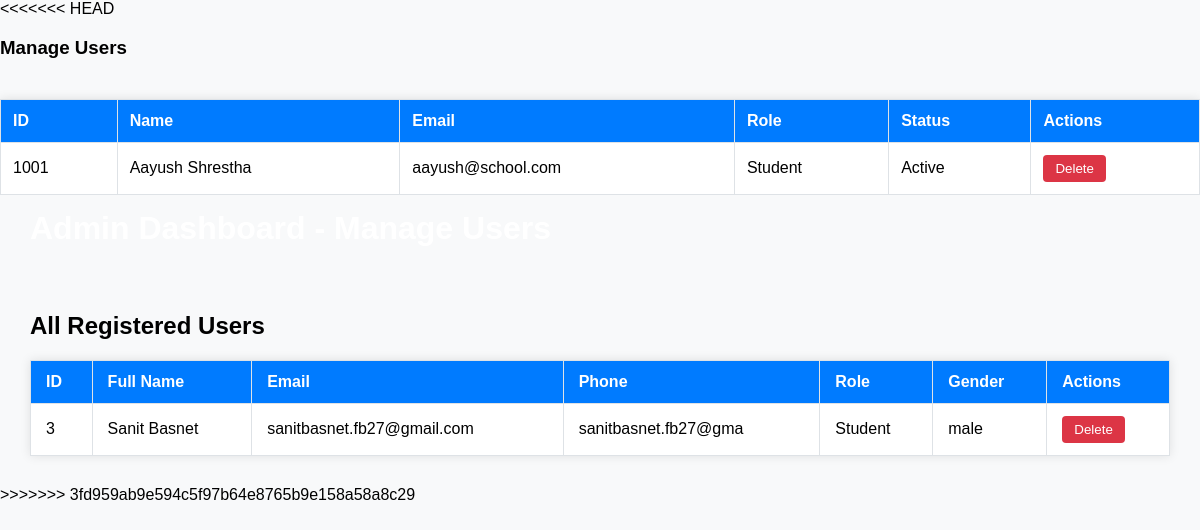
Page /dashboards/admin/manage-users.php on the earlier database version.
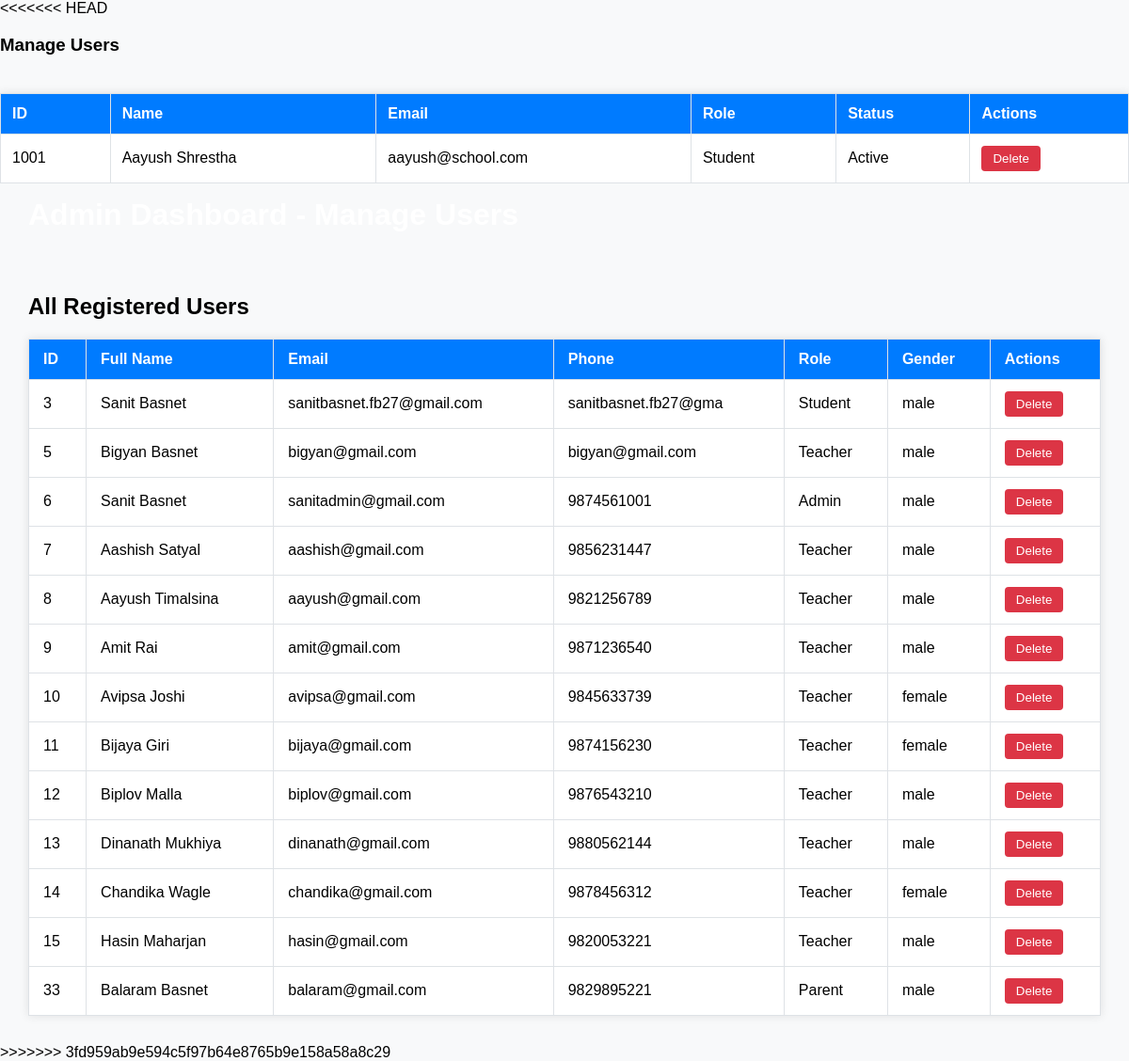
Same page on the later database version.
### tables this page shows
CREATE TABLE `users` (
  `id` int(11) NOT NULL,
  `first_name` varchar(100) NOT NULL,
  `last_name` varchar(100) NOT NULL,
  `email` varchar(150) NOT NULL,
  `password_hash` varchar(255) NOT NULL,
  `phone` varchar(20) NOT NULL,
  `role` enum('Student','Teacher','Admin','Parent') NOT NULL,
  `gender` enum('male','female','other') NOT NULL,
  `created_at` timestamp NOT NULL DEFAULT current_timestamp()
);

### dashboards/admin/manage-users.php (the view, shortened to what this page needs)
<section class="section manage-users">
  <h3 style="margin-bottom: 20px;">Manage Users</h3>
  <div style="overflow-x: auto;">
    <table style="width: 100%; border-collapse: collapse;">
      <thead style="background-color: #111; color: white;">
        <tr>
          <th style="padding: 12px;">ID</th>
          <th style="padding: 12px;">Name</th>
          <th style="padding: 12px;">Email</th>
          <th style="padding: 12px;">Role</th>
          <th style="padding: 12px;">Status</th>
          <th style="padding: 12px;">Actions</th>
        </tr>
      </thead>
      <tbody>
        <tr style="background-color: #fff; border-bottom: 1px solid #eee;">
          <td style="padding: 12px;">1001</td>
          <td style="padding: 12px;">Aayush Shrestha</td>
          <td style="padding: 12px;">aayush@school.com</td>
          <td style="padding: 12px;">Student</td>
          <td style="padding: 12px;">Active</td>
          <td style="padding: 12px;">
            <form method="POST" action="">
              <button type="submit">Delete</button>
            </form>
          </td>
        </tr>
      </tbody>
    </table>
  </div>
</section>
<?php
require_once '../../includes/db.php';
$stmt = $conn->prepare("SELECT * FROM users");
$stmt->execute();
$users = $stmt->fetchAll(PDO::FETCH_ASSOC);
?>
<!DOCTYPE html>
<html>
<head>
</head>
<body>
<header>
    <h1>Admin Dashboard - Manage Users</h1>
</header>
<main>
    <h2>All Registered Users</h2>
    <table>
        <thead>
            <tr>
                <th>ID</th>
                <th>Full Name</th>
                <th>Email</th>
                <th>Phone</th>
                <th>Role</th>
                <th>Gender</th>
                <th>Actions</th>
            </tr>
        </thead>
        <tbody>
            <?php if (!empty($users)): ?>
                <?php foreach ($users as $user): ?>
                    <tr>
                        <td><?= htmlspecialchars($user['id']) ?></td>
                        <td><?= htmlspecialchars($user['first_name'] . ' ' . $user['last_name']) ?></td>
                        <td><?= htmlspecialchars($user['email']) ?></td>
                        <td><?= htmlspecialchars($user['phone']) ?></td>
                        <td><?= htmlspecialchars($user['role']) ?></td>
                        <td><?= htmlspecialchars($user['gender']) ?></td>
                        <td>
                            <form method="POST" onsubmit="return confirm('Are you sure you want to delete this user?');">
                                <button type="submit">Delete</button>
                            </form>
                        </td>
                    </tr>
                <?php endforeach; ?>
            <?php else: ?>
                <tr><td colspan="7">No users found.</td></tr>
            <?php endif; ?>
        </tbody>
    </table>
</main>
</body>
</html>

### dashboards/admin/manage-users.php (style rules this page uses)
body { font-family: Arial, sans-serif; background: #f8f9fa; margin: 0; padding: 0; }
header { background-color:none; padding: 15px 30px; color: #fff; }
h1 { margin: 0; }
main { padding: 30px; }
table { width: 100%; border-collapse: collapse; margin-top: 20px; background: #fff; box-shadow: 0 0 10px rgba(0,0,0,0.1); }
th, td { padding: 12px 15px; border: 1px solid #dee2e6; text-align: left; }
th { background-color: #007bff; color: white; }
button { padding: 6px 12px; background-color: #dc3545; color: white; border: none; cursor: pointer; border-radius: 4px; }
form { display: inline; }

Differences in the rows shown:
added users: id "5", first_name+last_name "Bigyan Basnet", email "bigyan@gmail.com", phone "bigyan@gmail.com", role "Teacher", gender "male"
added users: id "6", first_name+last_name "Sanit Basnet", email "sanitadmin@gmail.com", phone "9874561001", role "Admin", gender "male"
added users: id "7", first_name+last_name "Aashish Satyal", email "aashish@gmail.com", phone "9856231447", role "Teacher", gender "male"
added users: id "8", first_name+last_name "Aayush Timalsina", email "aayush@gmail.com", phone "9821256789", role "Teacher", gender "male"
added users: id "9", first_name+last_name "Amit Rai", email "amit@gmail.com", phone "9871236540", role "Teacher", gender "male"
added users: id "10", first_name+last_name "Avipsa Joshi", email "avipsa@gmail.com", phone "9845633739", role "Teacher", gender "female"
added users: id "11", first_name+last_name "Bijaya Giri", email "bijaya@gmail.com", phone "9874156230", role "Teacher", gender "female"
added users: id "12", first_name+last_name "Biplov Malla", email "biplov@gmail.com", phone "9876543210", role "Teacher", gender "male"
added users: id "13", first_name+last_name "Dinanath Mukhiya", email "dinanath@gmail.com", phone "9880562144", role "Teacher", gender "male"
added users: id "14", first_name+last_name "Chandika Wagle", email "chandika@gmail.com", phone "9878456312", role "Teacher", gender "female"
added users: id "15", first_name+last_name "Hasin Maharjan", email "hasin@gmail.com", phone "9820053221", role "Teacher", gender "male"
added users: id "33", first_name+last_name "Balaram Basnet", email "balaram@gmail.com", phone "9829895221", role "Parent", gender "male"
